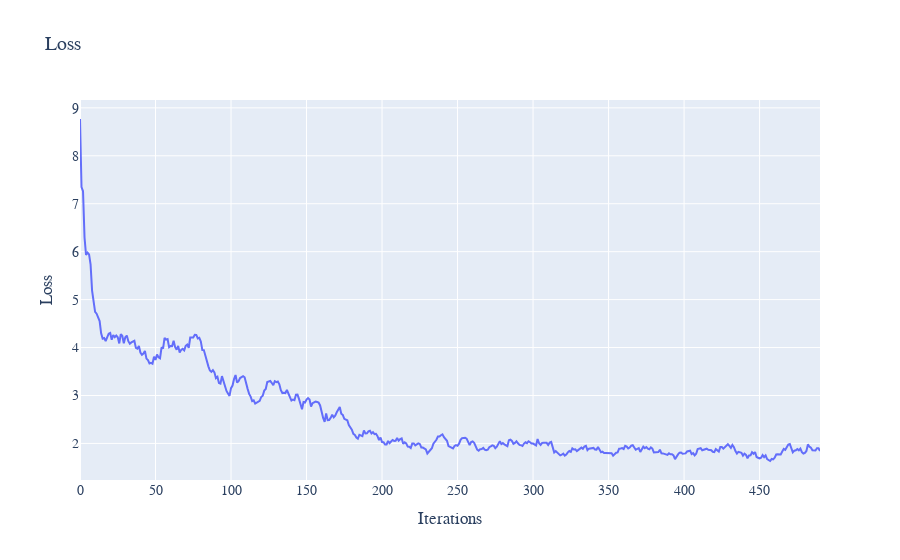

The notebook cell saved with this chart:
### Code cell
eq = OPINION()
model = MODEL_CONFIG = {
    "hidden_dim": 64,
    "learning_rate": 1e-3,
    "loss_weights": (1, 6),
    "sampling_method": "uniform",
    "lr_decay": 0.98,
    "network_type": "RES",
    "optimiser": "Adam",
    "method": "Galerkin"
}
solver = DeepPDESolver(model, eq)
losses = list(solver.train(500))
plot_losses(losses)

### Figure 1 — Plotly figure (JSON) as saved in the notebook; plotly's stock layout.template omitted (floating-point values rounded to 4 significant figures; data arrays with more than 128 entries replaced by an {"elided": "..."} marker saying what was removed)
{"data": [{"mode": "lines", "name": "Error at x=0.1", "type": "scatter", "x": {"elided": "491 int values"}, "xaxis": "x", "y": {"elided": "491 float values"}, "yaxis": "y"}], "layout": {"font": {"family": "Courier New, monospace", "size": 14}, "title": {"text": "Loss"}, "xaxis": {"anchor": "y", "domain": [0, 1], "title": {"text": "Iterations"}}, "yaxis": {"anchor": "x", "domain": [0, 1], "title": {"text": "Loss"}}}}
